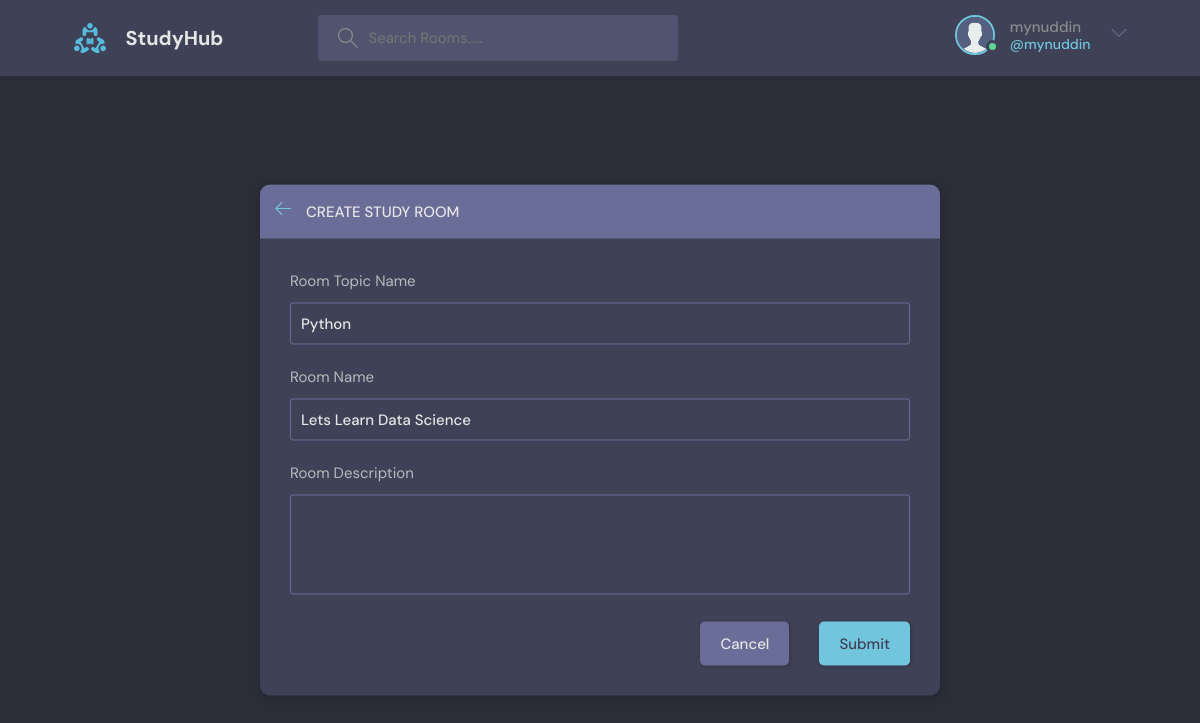
Screenshot of /update-room/6 (signed in) with the database file from the repository.
### Base/models.py (models this page shows, shortened)
class User(AbstractUser):
    name = models.CharField(max_length=200 , null= True)
    email = models.EmailField(unique=True , null=True)
    bio = models.TextField(default='no bio...', max_length=300 , null=True)
    avatar = models.ImageField(null=True , default='avatar.svg')
    USERNAME_FIELD = 'email'
    REQUIRED_FIELDS = []

class Room(models.Model):
    host = models.ForeignKey(User , on_delete=models.SET_NULL , null=True)
    topic = models.ForeignKey(Topic , on_delete=models.SET_NULL , null=True )
    name = models.CharField(max_length=200)
    description = models.TextField(null=True, blank=True)
    participants = models.ManyToManyField(User , related_name='participants' , blank=True)
    updated = models.DateTimeField(auto_now=True)
    created = models.DateTimeField(auto_now_add=True)
    class Meta:
        ordering = ['-updated' , '-created']

class Topic(models.Model):
    name = models.CharField(max_length=200)

### Base/views.py (the view, shortened to what this page needs)
# urls.py: path('update-room/<str:pk>', views.updateRoom, name='update-room'),
@login_required(login_url='login')
def updateRoom(request, pk):
    room = Room.objects.get(id=pk)
    form = RoomForm(instance=room)
    topics = Topic.objects.all()
    if request.user != room.host:
        return HttpResponse('You are not allowed here!')
    context = {'form': form, 'topics': topics, 'room': room}
    return render(request, 'Base/room_form.html' , context)

### Base/forms.py
class RoomForm(ModelForm):
    class Meta:
        model = Room
        fields = '__all__' # If we want to display all the fields in the form
        exclude = ['host', 'participants'] # If we want to exclude some fields from the form

### Base/Templates/Base/room_form.html (shortened to what this page needs)
{% extends 'main.html' %} {% block content %}
  <main class="create-room layout">
    <div class="container">
      <div class="layout__box">
        <div class="layout__boxHeader">
          <div class="layout__boxTitle">
            <a href="{{ request.META.HTTP_REFERER }}">
              <svg version="1.1" xmlns="http://www.w3.org/2000/svg" width="32" height="32" viewBox="0 0 32 32">
                <title>arrow-left</title>
                <path
                  d="M13.723 2.286l-13.723 13.714 13.719 13.714 1.616-1.611-10.96-10.96h27.625v-2.286h-27.625l10.965-10.965-1.616-1.607z">
                </path>
              </svg>
            </a>
            <h3>Create Study Room</h3>
          </div>
        </div>
        <div class="layout__body">
          <form class="form" action="" method="POST">
            <div class="form__group">
              <label for="room_name">Room Topic Name</label>
              <input type="text" name="topic" value="{{room.topic.name}}" id="" required list="topic-list">
            </div>
            <div class="form__group">
              <label for="room_name">Room Name</label>
              {{form.name}}
            </div>
            <div class="form__group">
              <label for="room_description">Room Description</label>
              {{form.description}}
            </div>
            <div class="form__action">
              <a class="btn btn--dark" href="{% url 'home' %}">Cancel</a>
              <button class="btn btn--main" type="submit">Submit</button>
            </div>
          </form>
        </div>
      </div>
    </div>
  </main>
  {% endblock %}

### Templates/navbar.html (shortened to what this page needs)
{% load static %}
<header class="header header--loggedIn">
	<div class="container">
		<a href="{% url 'home' %}" class="header__logo">
			<img src="{% static 'Images/logo.svg' %}" />
			<h1>StudyHub</h1>
		</a>
		<form class="header__search" method="GET" action="{% url 'home' %}">
			<label>
				<form method="GET" action="{% url 'home' %}">
					<input type="text" name="q" id="" placeholder="Search Rooms....." />
				</form>
			</label>
		</form>
		<nav class="header__menu">
			{% if request.user.is_authenticated %}
			<div class="header__user">
				<a href="{% url 'profile' user.id %}">
					<div class="avatar avatar--medium active">
						<img src="{{ request.user.avatar.url }}" />
					</div>
					<p>
						{{request.user.username}} <span>@{{request.user.username}}</span>
					</p>
				</a>
				<button class="dropdown-button">
					<svg
						version="1.1"
						xmlns="http://www.w3.org/2000/svg"
						width="32"
						height="32"
						viewBox="0 0 32 32"
					>
						<title>chevron-down</title>
						<path d="M16 21l-13-13h-3l16 16 16-16h-3l-13 13z"></path>
					</svg>
				</button>
			</div>
			{% else %}
			<a href="{% url 'login' %}">
				<img src="{% static 'Images/avatar.svg' %}" />
				<p>Login</p>
			</a>
			{% endif %}
		</nav>
	</div>
</header>

### rows the page displays
User: user.avatar (placeholder picture), user.username "mynuddin"
Room: topic "Python", name "Lets Learn Data Science"
